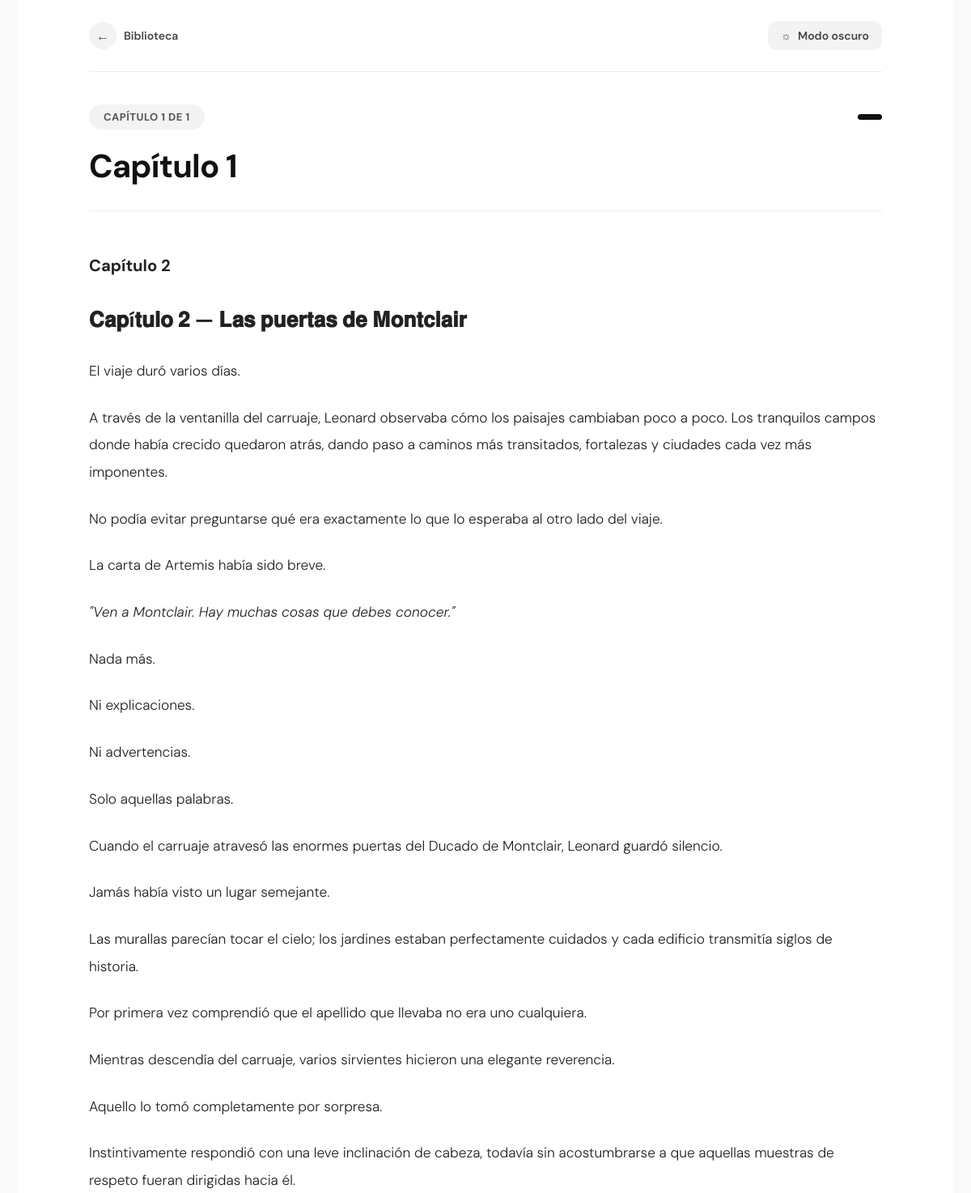
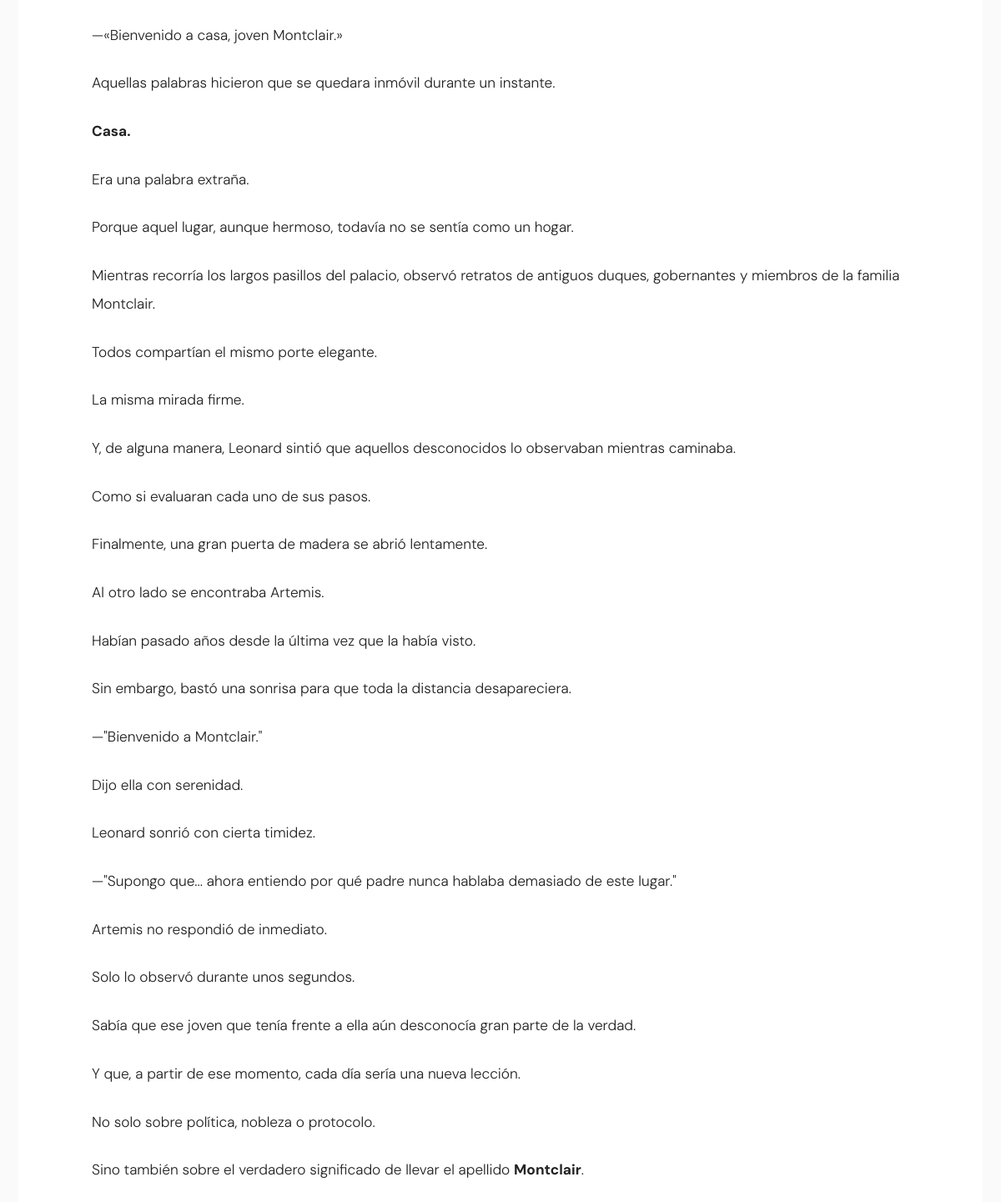
/libro/9/leer/?cap=1, run on the app's committed database (2 pictures, top to bottom).
### blog/models.py (models this page shows, shortened)
class Capitulo(models.Model):
    id_capitulo = models.AutoField(primary_key=True)
    libro = models.ForeignKey(Libro, models.CASCADE, related_name='capitulos')
    numero = models.PositiveIntegerField()
    titulo = models.CharField(max_length=200)
    contenido = models.TextField()
    palabras = models.PositiveIntegerField(default=0, blank=True)
    fecha_creacion = models.DateTimeField(default=timezone.now, blank=True)
    class Meta:
        db_table = 'capitulo'
        ordering = ['numero']
        unique_together = ('libro', 'numero')

### blog/views.py (the view, shortened to what this page needs)
# urls.py: path('libro/<int:libro_id>/leer/', views.leer_capitulo, name='leer_capitulo'),
def leer_capitulo(request, libro_id):
    libro = get_object_or_404(Libro, id_libro=libro_id)
    try:
        numero_cap = int(request.GET.get('cap', 1))
    except (TypeError, ValueError):
        numero_cap = 1
    capitulo = get_object_or_404(Capitulo, libro=libro, numero=numero_cap)
    total_capitulos = Capitulo.objects.filter(libro=libro).count()
    parrafos = [p.strip() for p in capitulo.contenido.split('\n\n') if p.strip()]
    contexto = {
        'libro': libro,
        'capitulo': {
            'indice': capitulo.numero,
            'total': total_capitulos,
            'rango_total': range(1, total_capitulos + 1),
            'parrafos': parrafos,
            'data': {
                'title': capitulo.titulo,
            }
        },
    }
    if request.headers.get('X-Requested-With') == 'fetch' or request.GET.get('fragment') == '1':
        return render(request, 'blog/lector_fragmento.html', contexto)
    return render(request, 'blog/lector2.html', contexto)

### blog/templates/blog/lector2.html (shortened to what this page needs)
<!DOCTYPE html>
<html lang="es">
<head>
</head>
<body>
<div class="reader-container">
    <div class="reader-topbar">
        <a class="back-link" href="{% url 'blog:perfil_libro' libro.id_libro %}">
            <span class="icn">←</span>
            Biblioteca
        </a>
        <button class="theme-btn" id="themeToggle" aria-label="Cambiar a modo oscuro">
            <span id="themeIcon">☼</span>
            <span id="themeLabel">Modo oscuro</span>
        </button>
    </div>
    <div id="chaptersFeed">
        {% include 'blog/lector_fragmento.html' %}
    </div>
</div>
</body>
</html>

### blog/templates/blog/lector_fragmento.html
<article class="chapter-block" data-indice="{{ capitulo.indice }}" data-total="{{ capitulo.total }}">
    <div class="chapter-meta-row">
        <div class="chapter-pill">
            <span>CAPÍTULO {{ capitulo.indice }} DE {{ capitulo.total }}</span>
        </div>
        <div class="progress-segments">
            {% for i in capitulo.rango_total %}
                <span class="{% if i <= capitulo.indice %}filled{% endif %}"></span>
            {% endfor %}
        </div>
    </div>
    <div class="chapter-title">
        <h1>{{ capitulo.data.title }}</h1>
    </div>
    <div class="reader-content">
        {% for parrafo in capitulo.parrafos %}
            <p>{{parrafo|safe }}</p>
        {% endfor %}
    </div>
</article>

### blog/templates/blog/lector2.html (style rules this page uses)
body { margin:0; background:#fafafa; font-family:'DM Sans',Helvetica,Arial,sans-serif; transition:background .2s ease; }
.reader-container { max-width:980px; min-height:100vh; margin:auto; background:#ffffff; padding:0 88px 80px; transition:background .2s ease; }
.reader-topbar { display:flex; justify-content:space-between; align-items:center; padding:26px 0; border-bottom:1px solid #ececec; margin-bottom:40px; }
.back-link { display:inline-flex; align-items:center; gap:9px; color:#444; text-decoration:none; font-size:14px; font-weight:600; background:none; border:none; cursor:pointer; font-family:inherit; padding:0; }
.back-link .icn { display:inline-flex; align-items:center; justify-content:center; width:34px; height:34px; border-radius:50%; background:#f3f3f3; font-size:16px; flex-shrink:0; }
.theme-btn { display:inline-flex; align-items:center; gap:8px; background:#f3f3f3; border:none; border-radius:10px; color:#444; font-size:14px; font-weight:600; cursor:pointer; padding:9px 16px; font-family:inherit; }
.chapter-meta-row { display:flex; align-items:center; justify-content:space-between; flex-wrap:wrap; gap:14px; margin-bottom:8px; }
.chapter-pill { display:inline-flex; align-items:center; gap:8px; background:#f3f3f3; border-radius:100px; padding:7px 18px; }
.chapter-pill span { font-size:13px; font-weight:700; letter-spacing:.04em; color:#555; }
.progress-segments { display:flex; gap:6px; }
.progress-segments span { width:30px; height:7px; border-radius:4px; background:#e5e5e5; }
.progress-segments span.filled { background:#111; }
.chapter-title { margin-top:22px; margin-bottom:48px; padding-bottom:32px; border-bottom:1px solid #ececec; }
.chapter-title h1 { margin:0; font-size:2.5rem; font-weight:700; color:#111; font-family:'DM Sans',Helvetica,Arial,sans-serif; line-height:1.15; letter-spacing:-.02em; }
.reader-content { font-size:1.08rem; line-height:1.95; color:#222; font-family:'DM Sans',Helvetica,Arial,sans-serif; font-weight:300; transition:font-size .15s ease, color .2s ease; }
.reader-content p { margin:0 0 1.5rem 0; }
.chapter-block { margin-bottom:0; }

### data on the page
Capitulo: data "Capítulo 1", parrafos "Capítulo 2 𝐂𝐚𝐩í𝐭𝐮𝐥𝐨 𝟐 — 𝐋𝐚𝐬 𝐩𝐮𝐞𝐫𝐭𝐚𝐬 𝐝𝐞 𝐌𝐨𝐧𝐭𝐜𝐥𝐚𝐢𝐫 El viaje duró varios días. A través de la ventanilla del carruaje, Leonard observaba cómo los paisajes cambiaban poco a poco. Los tranquilos campos donde había crecido quedaron atrás, dando paso a caminos más transitados, fortalezas y ciudades cada vez más imponentes. No podía evitar preguntarse qué era exactamente lo que lo esperaba al otro lado del viaje. La carta de Artemis había sido breve. \"Ven a Montclair. Hay muchas cosas que debes conocer.\" Nada más. Ni explicaciones. Ni advertencias. Solo aquellas palabras. Cuando el carruaje atravesó las enormes puertas del Ducado de Montclair, Leonard guardó silencio. Jamás había visto un lugar…"

### other printed values
{{ capitulo.indice }} "1"
{{ capitulo.total }} "1"
